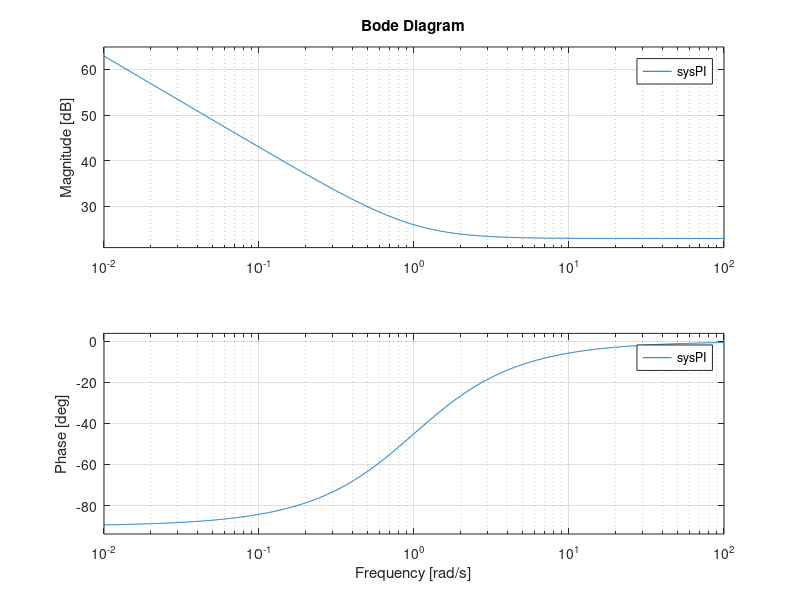

Recreate this plot in MATLAB.
Kp = 14
Ti = 1

sysPI = tf([Kp*Ti, Kp] , [Ti, 0])

bode(sysPI)

% find Ti such that phase LAG of controller is 5 degrees.
% When combined with plant (which has been designed with lag of 45 degrees)
% the overall phase become 45-5 = 40 degrees, which is our overall design
% target.
% 
% We must use the Bode plot for the isolated PI controller and tweak Ti
% to get the desired phase lag at the crossover frequency from the earlier
% section of controller design, in this case 0.6 rad s^-1.
% (NB: other groups seemed to use 0.8 rad s^-1?)

% Can be done graphically with Bode plot, alternatively, substitute s=jw
% into transfer function and find complex angle.